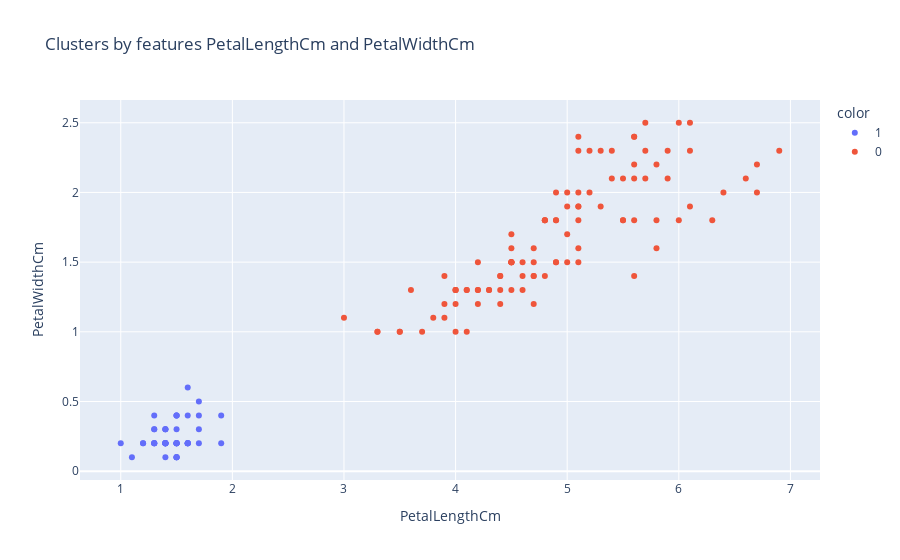

This figure's notebook cell:
### Code cell
# Visualization by PetalLengthCm and PetalWidthCm
fig5 = px.scatter(data, x='PetalLengthCm', y='PetalWidthCm',
                  color=data['cluster'].astype(str),
                  title='Clusters by features PetalLengthCm and PetalWidthCm')
fig5.show()

### Figure 1 — Plotly figure (JSON) as saved in the notebook; plotly's stock layout.template omitted (floating-point values rounded to 4 significant figures)
{"data": [{"hovertemplate": "color=1<br>PetalLengthCm=%{x}<br>PetalWidthCm=%{y}<extra></extra>", "legendgroup": "1", "marker": {"color": "#636efa", "symbol": "circle"}, "mode": "markers", "name": "1", "orientation": "v", "showlegend": true, "type": "scatter", "x": [1.4, 1.4, 1.3, 1.5, 1.4, 1.7, 1.4, 1.5, 1.4, 1.5, 1.5, 1.6, 1.4, 1.1, 1.2, 1.5, 1.3, 1.4, 1.7, 1.5, 1.7, 1.5, 1, 1.7, 1.9, 1.6, 1.6, 1.5, 1.4, 1.6, 1.6, 1.5, 1.5, 1.4, 1.5, 1.2, 1.3, 1.5, 1.3, 1.5, 1.3, 1.3, 1.3, 1.6, 1.9, 1.4, 1.6, 1.4, 1.5, 1.4], "xaxis": "x", "y": [0.2, 0.2, 0.2, 0.2, 0.2, 0.4, 0.3, 0.2, 0.2, 0.1, 0.2, 0.2, 0.1, 0.1, 0.2, 0.4, 0.4, 0.3, 0.3, 0.3, 0.2, 0.4, 0.2, 0.5, 0.2, 0.2, 0.4, 0.2, 0.2, 0.2, 0.2, 0.4, 0.1, 0.2, 0.1, 0.2, 0.2, 0.1, 0.2, 0.2, 0.3, 0.3, 0.2, 0.6, 0.4, 0.3, 0.2, 0.2, 0.2, 0.2], "yaxis": "y"}, {"hovertemplate": "color=0<br>PetalLengthCm=%{x}<br>PetalWidthCm=%{y}<extra></extra>", "legendgroup": "0", "marker": {"color": "#EF553B", "symbol": "circle"}, "mode": "markers", "name": "0", "orientation": "v", "showlegend": true, "type": "scatter", "x": [4.7, 4.5, 4.9, 4, 4.6, 4.5, 4.7, 3.3, 4.6, 3.9, 3.5, 4.2, 4, 4.7, 3.6, 4.4, 4.5, 4.1, 4.5, 3.9, 4.8, 4, 4.9, 4.7, 4.3, 4.4, 4.8, 5, 4.5, 3.5, 3.8, 3.7, 3.9, 5.1, 4.5, 4.5, 4.7, 4.4, 4.1, 4, 4.4, 4.6, 4, 3.3, 4.2, 4.2, 4.2, 4.3, 3, 4.1, 6, 5.1, 5.9, 5.6, 5.8, 6.6, 4.5, 6.3, 5.8, 6.1, 5.1, 5.3, 5.5, 5, 5.1, 5.3, 5.5, 6.7, 6.9, 5, 5.7, 4.9, 6.7, 4.9, 5.7, 6, 4.8, 4.9, 5.6, 5.8, 6.1, 6.4, 5.6, 5.1, 5.6, 6.1, 5.6, 5.5, 4.8, 5.4, 5.6, 5.1, 5.1, 5.9, 5.7, 5.2, 5, 5.2, 5.4, 5.1], "xaxis": "x", "y": [1.4, 1.5, 1.5, 1.3, 1.5, 1.3, 1.6, 1, 1.3, 1.4, 1, 1.5, 1, 1.4, 1.3, 1.4, 1.5, 1, 1.5, 1.1, 1.8, 1.3, 1.5, 1.2, 1.3, 1.4, 1.4, 1.7, 1.5, 1, 1.1, 1, 1.2, 1.6, 1.5, 1.6, 1.5, 1.3, 1.3, 1.3, 1.2, 1.4, 1.2, 1, 1.3, 1.2, 1.3, 1.3, 1.1, 1.3, 2.5, 1.9, 2.1, 1.8, 2.2, 2.1, 1.7, 1.8, 1.8, 2.5, 2, 1.9, 2.1, 2, 2.4, 2.3, 1.8, 2.2, 2.3, 1.5, 2.3, 2, 2, 1.8, 2.1, 1.8, 1.8, 1.8, 2.1, 1.6, 1.9, 2, 2.2, 1.5, 1.4, 2.3, 2.4, 1.8, 1.8, 2.1, 2.4, 2.3, 1.9, 2.3, 2.5, 2.3, 1.9, 2, 2.3, 1.8], "yaxis": "y"}], "layout": {"legend": {"title": {"text": "color"}, "tracegroupgap": 0}, "title": {"text": "Clusters by features PetalLengthCm and PetalWidthCm"}, "xaxis": {"anchor": "y", "domain": [0, 1], "title": {"text": "PetalLengthCm"}}, "yaxis": {"anchor": "x", "domain": [0, 1], "title": {"text": "PetalWidthCm"}}}}
